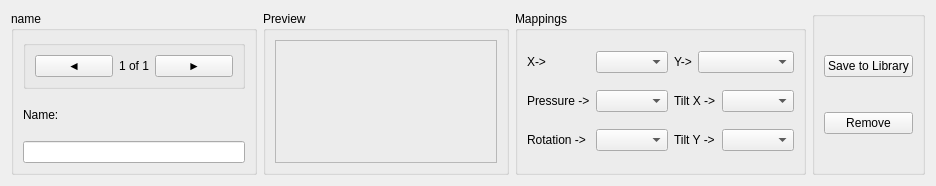
             <widget class="QWidget" name="tabGestureInspector">
              <attribute name="title">
               <string>Gesture</string>
              </attribute>
              <layout class="QHBoxLayout" name="horizontalLayout_15">
               <item>
                <widget class="QGroupBox" name="groupGestureIdentity">
                 <property name="title">
                  <string>name</string>
                 </property>
                 <layout class="QVBoxLayout" name="verticalLayout_16">
                  <item>
                   <widget class="QGroupBox" name="groupGestureNav">
                    <property name="minimumSize">
                     <size>
                      <width>222</width>
                      <height>0</height>
                     </size>
                    </property>
                    <property name="maximumSize">
                     <size>
                      <width>222</width>
                      <height>1000</height>
                     </size>
                    </property>
                    <property name="title">
                     <string/>
                    </property>
                    <layout class="QHBoxLayout" name="horizontalLayout_7">
                     <item>
                      <widget class="QPushButton" name="btnGesturePrev">
                       <property name="sizePolicy">
                        <sizepolicy hsizetype="Fixed" vsizetype="Fixed">
                         <horstretch>0</horstretch>
                         <verstretch>0</verstretch>
                        </sizepolicy>
                       </property>
                       <property name="text">
                        <string>◄</string>
                       </property>
                      </widget>
                     </item>
                     <item>
                      <widget class="QLabel" name="labelGestureIndex">
                       <property name="text">
                        <string>1 of 1</string>
                       </property>
                      </widget>
                     </item>
                     <item>
                      <widget class="QPushButton" name="btnGestureNext">
                       <property name="sizePolicy">
                        <sizepolicy hsizetype="Fixed" vsizetype="Fixed">
                         <horstretch>0</horstretch>
                         <verstretch>0</verstretch>
                        </sizepolicy>
                       </property>
                       <property name="text">
                        <string>►</string>
                       </property>
                      </widget>
                     </item>
                    </layout>
                   </widget>
                  </item>
                  <item>
                   <widget class="QLabel" name="label_28">
                    <property name="minimumSize">
                     <size>
                      <width>0</width>
                      <height>40</height>
                     </size>
                    </property>
                    <property name="maximumSize">
                     <size>
                      <width>16777215</width>
                      <height>60</height>
                     </size>
                    </property>
                    <property name="text">
                     <string>Name:</string>
                    </property>
                   </widget>
                  </item>
                  <item>
                   <widget class="QLineEdit" name="lineEdit"/>
                  </item>
                 </layout>
                </widget>
               </item>
               <item>
                <widget class="QGroupBox" name="groupGesturePreview">
                 <property name="minimumSize">
                  <size>
                   <width>222</width>
                   <height>80</height>
                  </size>
                 </property>
                 <property name="title">
                  <string>Preview</string>
                 </property>
                 <layout class="QHBoxLayout" name="horizontalLayout_14">
                  <item>
                   <widget class="QFrame" name="frameGesturePreview">
                    <property name="minimumSize">
                     <size>
                      <width>222</width>
                      <height>80</height>
                     </size>
                    </property>
                    <property name="frameShape">
                     <enum>QFrame::Shape::StyledPanel</enum>
                    </property>
                    <property name="frameShadow">
                     <enum>QFrame::Shadow::Raised</enum>
                    </property>
                   </widget>
                  </item>
                 </layout>
                </widget>
               </item>
               <item>
                <widget class="QGroupBox" name="groupGestureMappings">
                 <property name="title">
                  <string>Mappings</string>
                 </property>
                 <layout class="QGridLayout" name="gridLayout_2">
                  <item row="0" column="0">
                   <widget class="QLabel" name="label_27">
                    <property name="text">
                     <string>X-&gt;</string>
                    </property>
                   </widget>
                  </item>
                  <item row="0" column="1">
                   <widget class="QComboBox" name="comboBox"/>
                  </item>
                  <item row="0" column="2">
                   <widget class="QLabel" name="label_13">
                    <property name="text">
                     <string>Y-&gt;</string>
                    </property>
                   </widget>
                  </item>
                  <item row="0" column="3" colspan="2">
                   <widget class="QComboBox" name="comboBox_6"/>
                  </item>
                  <item row="1" column="0">
                   <widget class="QLabel" name="label_25">
                    <property name="text">
                     <string>Pressure -&gt;</string>
                    </property>
                   </widget>
                  </item>
                  <item row="1" column="1">
                   <widget class="QComboBox" name="comboBox_4"/>
                  </item>
                  <item row="1" column="2" colspan="2">
                   <widget class="QLabel" name="label_23">
                    <property name="text">
                     <string>Tilt X -&gt;</string>
                    </property>
                   </widget>
                  </item>
                  <item row="1" column="4">
                   <widget class="QComboBox" name="comboBox_2"/>
                  </item>
                  <item row="2" column="0">
                   <widget class="QLabel" name="label_26">
                    <property name="text">
                     <string>Rotation -&gt;</string>
                    </property>
                   </widget>
                  </item>
                  <item row="2" column="1">
                   <widget class="QComboBox" name="comboBox_5"/>
                  </item>
                  <item row="2" column="2" colspan="2">
                   <widget class="QLabel" name="label_24">
                    <property name="text">
                     <string>Tilt Y -&gt;</string>
                    </property>
                   </widget>
                  </item>
                  <item row="2" column="4">
                   <widget class="QComboBox" name="comboBox_3"/>
                  </item>
                 </layout>
                </widget>
               </item>
               <item>
                <widget class="QGroupBox" name="groupGestureActions">
                 <property name="title">
                  <string/>
                 </property>
                 <layout class="QVBoxLayout" name="verticalLayout_12">
                  <item>
                   <widget class="QPushButton" name="btnGestureSaveToLibrary">
                    <property name="text">
                     <string>Save to Library</string>
                    </property>
                   </widget>
                  </item>
                  <item>
                   <widget class="QPushButton" name="btnGestureRemove">
                    <property name="text">
                     <string>Remove</string>
                    </property>
                   </widget>
                  </item>
                 </layout>
                </widget>
               </item>
              </layout>
             </widget>
